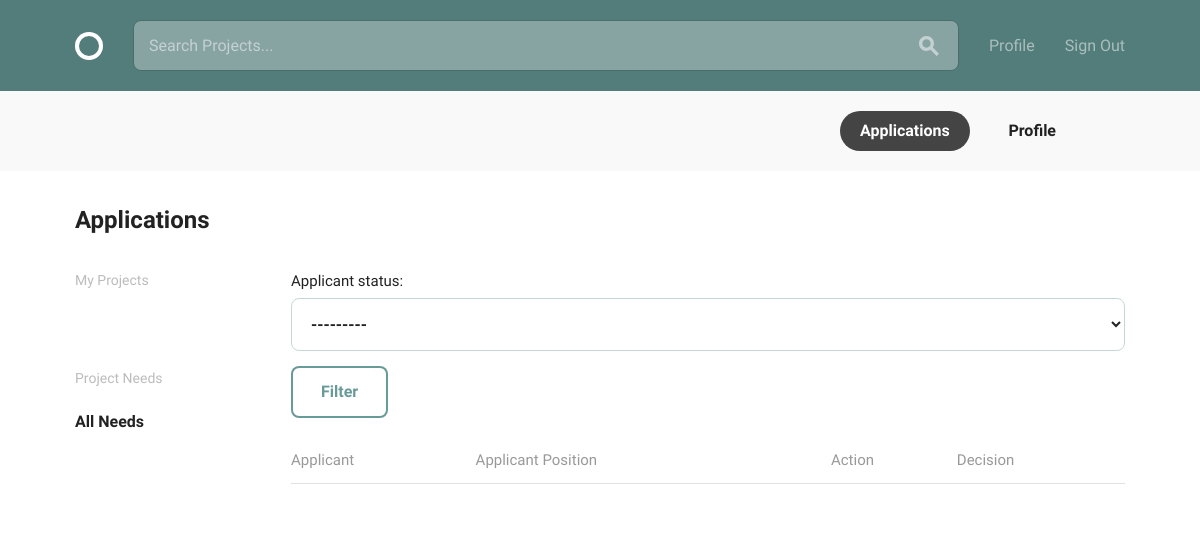
Before: /applications/2 (signed in) with the older database file.
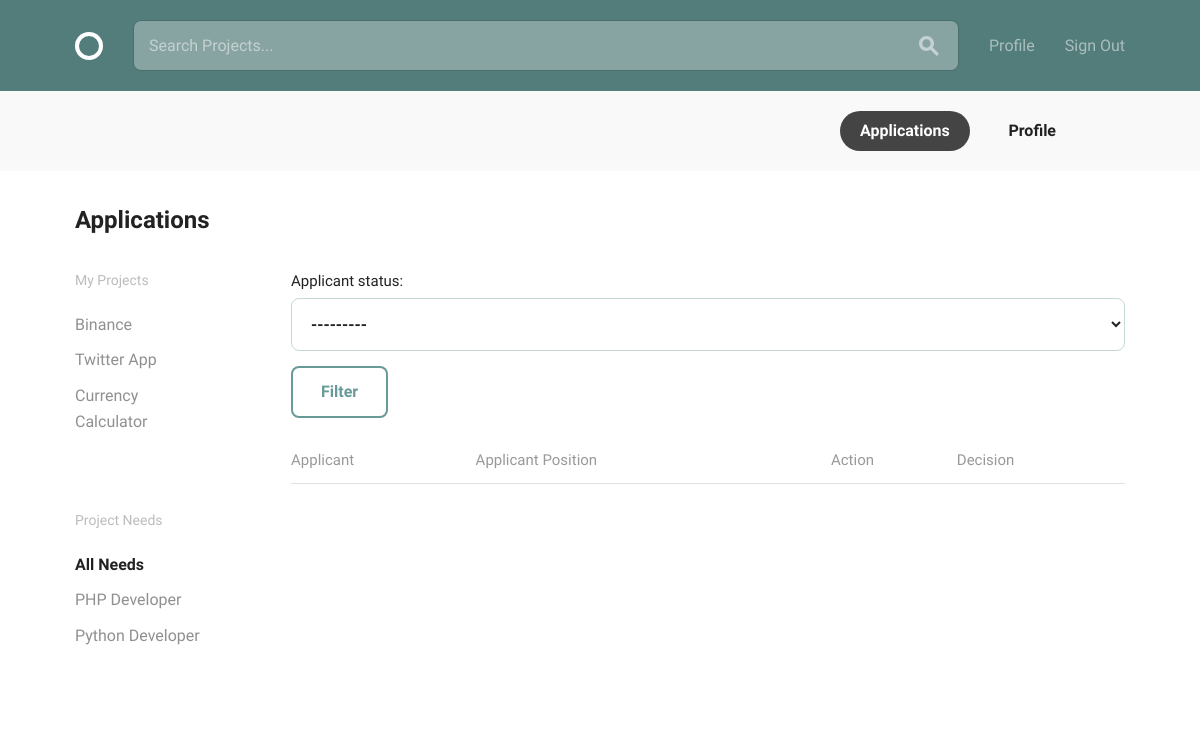
After: the same page with the newer database file.
### projects/models.py (models this page shows, shortened)
class Project(models.Model):
    owner = models.ForeignKey(settings.AUTH_USER_MODEL,
                              on_delete=models.CASCADE,
                              related_name='projects')
    title = models.CharField(max_length=255, unique=True)
    description = MarkdownxField(max_length=2500, default='')
    project_timeline = MarkdownxField(max_length=500, default='')
    applicant_requirements = MarkdownxField(max_length=500, default='')
    project_status = models.CharField(max_length=255,
                                      choices=PROJECT_STATUS,
                                      blank=True)
    slug = models.SlugField(allow_unicode=True, unique=True)
    created_at = models.DateTimeField(auto_now_add=True)
    class Meta:
        ordering = ['-created_at']

class Position(models.Model):
    project = models.ForeignKey('Project', on_delete=models.CASCADE)
    title = models.CharField(max_length=255, blank=True, default='')
    description = MarkdownxField(default='')
    main_skills = models.ManyToManyField('accounts.MainSkill',
                                         related_name='positions_main')
    other_skills = models.ManyToManyField('accounts.OtherSkill',
                                          related_name='positions_other')
    position_status = models.CharField(max_length=255,
                                       choices=POSITION_STATUS,
                                       blank=True)
    slug = models.SlugField(editable=False, blank=True)
    timeline = models.CharField(max_length=60, blank=True)
    created_at = models.DateTimeField(auto_now_add=True)
    class Meta:
        ordering = ['-created_at']

### projects/views.py (the view)
# urls.py: path('applications/<int:pk>', views.ApplicantList.as_view(), name='applications'),
class ApplicantList(LoginRequiredMixin, ListView):
    model = Applicant
    search_form_class = SearchForm
    template_name = 'projects/applications.html'
    context_object_name = 'applicants'
    def get_context_data(self, **kwargs):
        context = super(ApplicantList, self).get_context_data(**kwargs)
        if self.request.POST:
            context['search_form'] = self.search_form_class()
        else:
            context['search_form'] = self.search_form_class()
            context['user'] = get_object_or_404(User, pk=self.request.user.id)
            context['projects'] = Project.objects.filter(owner=self.request.user)
            context['positions'] = Position.objects.all()
            context['applicants_filter'] = ApplicantsFilter(self.request.GET, queryset=Applicant.objects.all())
        return context

### projects/forms.py
class SearchForm(forms.Form):
    q = forms.CharField(
        max_length=255,
        widget=forms.TextInput(
            attrs={
                'placeholder': 'Search Projects...',
            },
        ))

### projects/templates/projects/applications.html (shortened to what this page needs)
{% extends 'base.html' %}
{% load static %}
{% block body_content %}
  <div class="circle--actions--bar">
    <nav class="bounds">
      <ul class="circle--pill--list">
        <li><a class="selected" href="{% url 'projects:applications' pk=user.id %}">Applications</a></li>
        <li><a href="{% url 'accounts:profile_detail' pk=user.id %}">Profile</a></li>
      </ul>
    </nav>
  </div>
  <div class="bounds circle--page">
    <div class="circle--page--header grid-100">
      <h2>Applications</h2>
    </div>
    <div class="grid-15">
      <div class="circle--filter circle--secondary--module">
        <h4>My Projects</h4>
        <ul class="circle--filter--list">
          {% for project in projects %}
          <li>
            <a href="{% url 'projects:project_detail' slug=project.slug %}"> {{ project.title }}</a>
          </li>
          {% endfor %}
        </ul>
      </div>
      <div class="circle--filter circle--secondary--module">
        <h4>Project Needs</h4>
        <ul class="circle--filter--list">
          <li><a class="selected">All Needs</a></li>
          {% for position in positions %}
          <li><a href="{% url 'projects:project_detail' slug=position.project.slug %}">{{ position.title }}</a></li>
              {% endfor %}
        </ul>
      </div>
    </div>
    <div class="grid-80 grid-push-5">
      {% if applicants_filter %}
       <form method="GET" class="form-label-group-2">
         <div class="form-label-group-2">
           {{ applicants_filter.form }}
         </div>
         <button type="submit" class="btn btn-primary mb-2">Filter</button>
       </form>
      {% endif %}
      <table class="u-full-width circle--table">
        <thead>
          <tr>
            <th>Applicant</th>
            <th class="circle--cell--right">Applicant Position</th>
            <th class="circle--cell--right">Action</th>
            <th class="circle--cell--right">Decision</th>
          </tr>
        </thead>
      </table>
    </div>
  </div>
{% endblock body_content %}

Changed rows visible on the page:
added Project: title "Binance"
added Project: title "Twitter App"
added Project: title "Currency Calculator"
added Position: title "PHP Developer"
added Position: title "Python Developer"
